Frame 1 (no input): blank canvas, image omitted
Frame 60 (the mouse pressed at the canvas centre just before this capture): blank canvas, image omitted
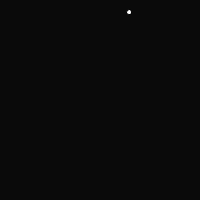
Frame 120 (the mouse held since frame 60 and released just before this capture)

The Processing sketch whose frames 1 and 60 were blank and that drew this single picture after the mouse press (run headless with seeded random() and noise(); from frame 60 on, the mouse is pressed at the canvas centre):

// Processing sketch: processing_2157
// ── processing_2157.pde

int numDots = 100000;
MovingDots[]dots = new MovingDots[numDots];
int currentDot= 0;

void setup(){
  size (200,200);
  smooth();
  frameRate(45);
  for (int i = 0; i< numDots; i++){
    dots[i] = new MovingDots();
  }
}

void draw(){
  background(10);
  for (int i = 0; i< currentDot; i++){
    dots[i].display();
  }
}

void mousePressed(){

  if(currentDot< numDots-1){
    currentDot++;
  }
}

class MovingDots{
  
  float y;
  int x =  int (random(width));
  float xnoise =1;
  
 
 void display(){
  x*=xnoise;
  y+=random(-0.05,0.5);
  fill(255);
  ellipse(x,y,5,5);

}
}
